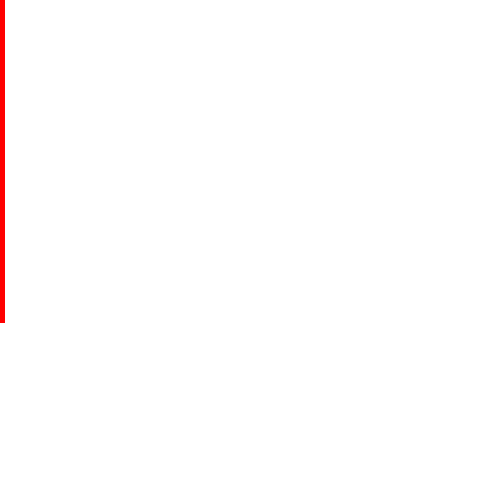
Frame 1 (no input)
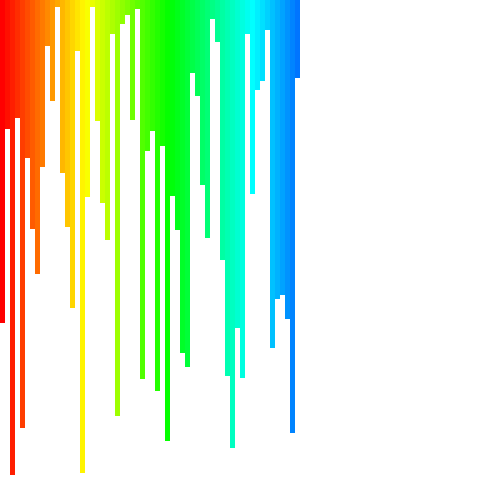
Frame 60 (the mouse pressed at the canvas centre just before this capture)
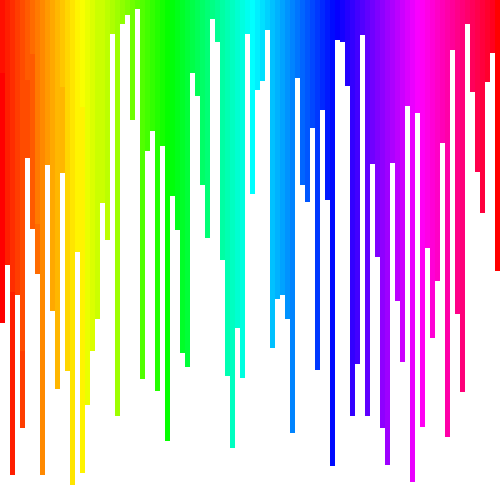
Frame 120 (the mouse held since frame 60 and released just before this capture)

The Processing sketch that drew these frames (run headless with seeded random() and noise(); from frame 60 on, the mouse is pressed at the canvas centre):

// Processing sketch: E2
// ── E2.pde
int x=0;
int y=0;
int w=5;
int h;
int c;

void setup()
{
  size(500,500);
  background(255);
}

void draw()
{
  noStroke();
  h=floor(random(0,500));
 colorMode(HSB, 100);
 fill(c,100,100);
 c++;
 c%=99;
  rect(x,y,w,h);
x=x+5;
x%=500;
  
  
  
  
}
